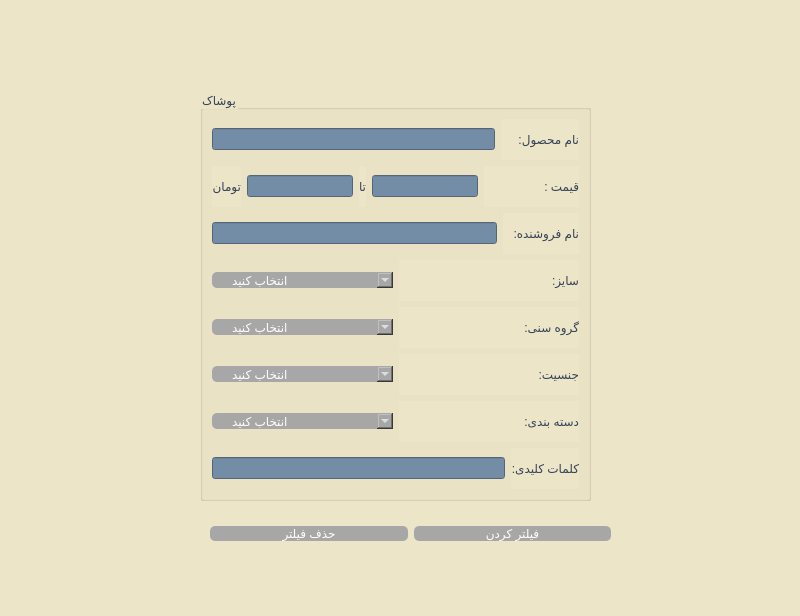
<?xml version="1.0" encoding="UTF-8"?>
<ui version="4.0">
 <class>clothes_filter</class>
 <widget class="QDialog" name="clothes_filter">
  <property name="geometry">
   <rect>
    <x>0</x>
    <y>0</y>
    <width>800</width>
    <height>616</height>
   </rect>
  </property>
  <property name="windowTitle">
   <string>Dialog</string>
  </property>
  <property name="styleSheet">
   <string notr="true">background-color: rgb(236, 229, 199);
</string>
  </property>
  <widget class="QGroupBox" name="groupBox">
   <property name="geometry">
    <rect>
     <x>200</x>
     <y>90</y>
     <width>391</width>
     <height>411</height>
    </rect>
   </property>
   <property name="styleSheet">
    <string notr="true">font: 12pt &quot;Lalezar&quot;;
color: rgb(53, 66, 89);
</string>
   </property>
   <property name="title">
    <string>پوشاک</string>
   </property>
   <layout class="QVBoxLayout" name="verticalLayout">
    <item>
     <layout class="QHBoxLayout" name="horizontalLayout_4">
      <item>
       <widget class="QLineEdit" name="lineEdit">
        <property name="styleSheet">
         <string notr="true">background-color: rgb(116, 141, 166);</string>
        </property>
        <property name="text">
         <string/>
        </property>
       </widget>
      </item>
      <item>
       <widget class="QLabel" name="label">
        <property name="styleSheet">
         <string notr="true">color: rgb(53, 66, 89);
font: 11pt &quot;Lalezar&quot;;</string>
        </property>
        <property name="text">
         <string>نام محصول:     </string>
        </property>
       </widget>
      </item>
     </layout>
    </item>
    <item>
     <layout class="QHBoxLayout" name="horizontalLayout_3">
      <item>
       <widget class="QLabel" name="label_6">
        <property name="styleSheet">
         <string notr="true">color: rgb(53, 66, 89);
font: 11pt &quot;Lalezar&quot;;</string>
        </property>
        <property name="text">
         <string>تومان</string>
        </property>
       </widget>
      </item>
      <item>
       <widget class="QLineEdit" name="lineEdit_5">
        <property name="styleSheet">
         <string notr="true">background-color: rgb(116, 141, 166);</string>
        </property>
        <property name="text">
         <string/>
        </property>
       </widget>
      </item>
      <item>
       <widget class="QLabel" name="label_5">
        <property name="styleSheet">
         <string notr="true">color: rgb(53, 66, 89);
font: 11pt &quot;Lalezar&quot;;</string>
        </property>
        <property name="text">
         <string>تا</string>
        </property>
       </widget>
      </item>
      <item>
       <widget class="QLineEdit" name="lineEdit_2">
        <property name="styleSheet">
         <string notr="true">background-color: rgb(116, 141, 166);</string>
        </property>
        <property name="text">
         <string/>
        </property>
       </widget>
      </item>
      <item>
       <widget class="QLabel" name="label_2">
        <property name="styleSheet">
         <string notr="true">color: rgb(53, 66, 89);
font: 11pt &quot;Lalezar&quot;;</string>
        </property>
        <property name="text">
         <string>قیمت :                  </string>
        </property>
       </widget>
      </item>
     </layout>
    </item>
    <item>
     <layout class="QHBoxLayout" name="horizontalLayout_2">
      <item>
       <widget class="QLineEdit" name="lineEdit_3">
        <property name="styleSheet">
         <string notr="true">background-color: rgb(116, 141, 166);</string>
        </property>
        <property name="text">
         <string/>
        </property>
       </widget>
      </item>
      <item>
       <widget class="QLabel" name="label_3">
        <property name="styleSheet">
         <string notr="true">color: rgb(53, 66, 89);
font: 11pt &quot;Lalezar&quot;;</string>
        </property>
        <property name="text">
         <string>نام فروشنده:   </string>
        </property>
       </widget>
      </item>
     </layout>
    </item>
    <item>
     <layout class="QHBoxLayout" name="horizontalLayout_8">
      <item>
       <widget class="QComboBox" name="comboBox_4">
        <property name="styleSheet">
         <string notr="true">QComboBox#comboBox_4 {
padding-left: 20px;
padding-right: 20px;
font: 22pt &quot;MS Shell Dlg 2&quot;;
border-radius: 5px;
	background-color: rgb(167, 167, 167);
color: #fefefe;
}</string>
        </property>
        <item>
         <property name="text">
          <string>انتخاب کنید</string>
         </property>
        </item>
        <item>
         <property name="text">
          <string>XS</string>
         </property>
        </item>
        <item>
         <property name="text">
          <string>S</string>
         </property>
        </item>
        <item>
         <property name="text">
          <string>M</string>
         </property>
        </item>
        <item>
         <property name="text">
          <string>L</string>
         </property>
        </item>
        <item>
         <property name="text">
          <string>XL</string>
         </property>
        </item>
        <item>
         <property name="text">
          <string>XXL</string>
         </property>
        </item>
        <item>
         <property name="text">
          <string>XXXL</string>
         </property>
        </item>
       </widget>
      </item>
      <item>
       <widget class="QLabel" name="label_10">
        <property name="styleSheet">
         <string notr="true">color: rgb(53, 66, 89);
font: 11pt &quot;Lalezar&quot;;</string>
        </property>
        <property name="text">
         <string>سایز:</string>
        </property>
       </widget>
      </item>
     </layout>
    </item>
    <item>
     <layout class="QHBoxLayout" name="horizontalLayout_7">
      <item>
       <widget class="QComboBox" name="comboBox_3">
        <property name="styleSheet">
         <string notr="true">QComboBox#comboBox_3 {
padding-left: 20px;
padding-right: 20px;
font: 22pt &quot;MS Shell Dlg 2&quot;;
border-radius: 5px;
	background-color: rgb(167, 167, 167);
color: #fefefe;
}</string>
        </property>
        <item>
         <property name="text">
          <string>انتخاب کنید</string>
         </property>
        </item>
        <item>
         <property name="text">
          <string>بچگانه</string>
         </property>
        </item>
        <item>
         <property name="text">
          <string>نوجوان</string>
         </property>
        </item>
        <item>
         <property name="text">
          <string>بزرگسال</string>
         </property>
        </item>
       </widget>
      </item>
      <item>
       <widget class="QLabel" name="label_9">
        <property name="styleSheet">
         <string notr="true">color: rgb(53, 66, 89);
font: 11pt &quot;Lalezar&quot;;</string>
        </property>
        <property name="text">
         <string>گروه سنی:</string>
        </property>
       </widget>
      </item>
     </layout>
    </item>
    <item>
     <layout class="QHBoxLayout" name="horizontalLayout_6">
      <item>
       <widget class="QComboBox" name="comboBox_2">
        <property name="styleSheet">
         <string notr="true">QComboBox#comboBox_2 {
padding-left: 20px;
padding-right: 20px;
font: 22pt &quot;MS Shell Dlg 2&quot;;
border-radius: 5px;
	background-color: rgb(167, 167, 167);
color: #fefefe;
}</string>
        </property>
        <item>
         <property name="text">
          <string>انتخاب کنید</string>
         </property>
        </item>
        <item>
         <property name="text">
          <string>مرد</string>
         </property>
        </item>
        <item>
         <property name="text">
          <string>زن</string>
         </property>
        </item>
        <item>
         <property name="text">
          <string/>
         </property>
        </item>
       </widget>
      </item>
      <item>
       <widget class="QLabel" name="label_8">
        <property name="styleSheet">
         <string notr="true">color: rgb(53, 66, 89);
font: 11pt &quot;Lalezar&quot;;</string>
        </property>
        <property name="text">
         <string>جنسیت:</string>
        </property>
       </widget>
      </item>
     </layout>
    </item>
    <item>
     <layout class="QHBoxLayout" name="horizontalLayout">
      <item>
       <widget class="QComboBox" name="comboBox">
        <property name="styleSheet">
         <string notr="true">QComboBox#comboBox {
padding-left: 20px;
padding-right: 20px;
font: 22pt &quot;MS Shell Dlg 2&quot;;
border-radius: 5px;
background-color: rgb(167, 167, 167);
color: #fefefe;
}</string>
        </property>
        <item>
         <property name="text">
          <string>انتخاب کنید</string>
         </property>
        </item>
        <item>
         <property name="text">
          <string>تی شرت و پولوشرت</string>
         </property>
        </item>
        <item>
         <property name="text">
          <string>پیراهن</string>
         </property>
        </item>
        <item>
         <property name="text">
          <string>لباس زیر</string>
         </property>
        </item>
        <item>
         <property name="text">
          <string>سوییشرت و هودی</string>
         </property>
        </item>
        <item>
         <property name="text">
          <string>کاپشن و بارانی</string>
         </property>
        </item>
        <item>
         <property name="text">
          <string>کت شلوار</string>
         </property>
        </item>
        <item>
         <property name="text">
          <string>لباس راحتی</string>
         </property>
        </item>
        <item>
         <property name="text">
          <string>شلوار جین</string>
         </property>
        </item>
        <item>
         <property name="text">
          <string>شلوار کتان</string>
         </property>
        </item>
        <item>
         <property name="text">
          <string>شلوار پارچه ای</string>
         </property>
        </item>
        <item>
         <property name="text">
          <string>جوراب</string>
         </property>
        </item>
        <item>
         <property name="text">
          <string>اکسسوری</string>
         </property>
        </item>
        <item>
         <property name="text">
          <string>پلیور و ژاکت</string>
         </property>
        </item>
        <item>
         <property name="text">
          <string>کیف و کفش</string>
         </property>
        </item>
       </widget>
      </item>
      <item>
       <widget class="QLabel" name="label_4">
        <property name="styleSheet">
         <string notr="true">color: rgb(53, 66, 89);
font: 11pt &quot;Lalezar&quot;;</string>
        </property>
        <property name="text">
         <string>دسته بندی: </string>
        </property>
       </widget>
      </item>
     </layout>
    </item>
    <item>
     <layout class="QHBoxLayout" name="horizontalLayout_5">
      <item>
       <widget class="QLineEdit" name="lineEdit_6">
        <property name="styleSheet">
         <string notr="true">background-color: rgb(116, 141, 166);</string>
        </property>
        <property name="text">
         <string/>
        </property>
       </widget>
      </item>
      <item>
       <widget class="QLabel" name="label_7">
        <property name="styleSheet">
         <string notr="true">color: rgb(53, 66, 89);
font: 11pt &quot;Lalezar&quot;;</string>
        </property>
        <property name="text">
         <string>کلمات کلیدی:</string>
        </property>
       </widget>
      </item>
     </layout>
    </item>
   </layout>
  </widget>
  <widget class="QWidget" name="">
   <property name="geometry">
    <rect>
     <x>210</x>
     <y>510</y>
     <width>401</width>
     <height>47</height>
    </rect>
   </property>
   <layout class="QHBoxLayout" name="horizontalLayout_9">
    <item>
     <widget class="QPushButton" name="pushButton">
      <property name="styleSheet">
       <string notr="true">QPushButton#pushButton {
padding-left: 20px;
padding-right: 20px;
font: 22pt &quot;MS Shell Dlg 2&quot;;
border-radius: 5px;
	background-color: rgb(167, 167, 167);
color: #fefefe;
}</string>
      </property>
      <property name="text">
       <string>حذف فیلتر</string>
      </property>
     </widget>
    </item>
    <item>
     <widget class="QPushButton" name="pushButton_2">
      <property name="styleSheet">
       <string notr="true">QPushButton#pushButton_2 {
padding-left: 20px;
padding-right: 20px;
font: 22pt &quot;MS Shell Dlg 2&quot;;
border-radius: 5px;
	background-color: rgb(167, 167, 167);
color: #fefefe;
}</string>
      </property>
      <property name="text">
       <string>فیلتر کردن</string>
      </property>
     </widget>
    </item>
   </layout>
  </widget>
 </widget>
 <resources/>
 <connections/>
</ui>
